Frame 1 (no input): blank canvas, image omitted
Frame 60 (no input): blank canvas, image omitted
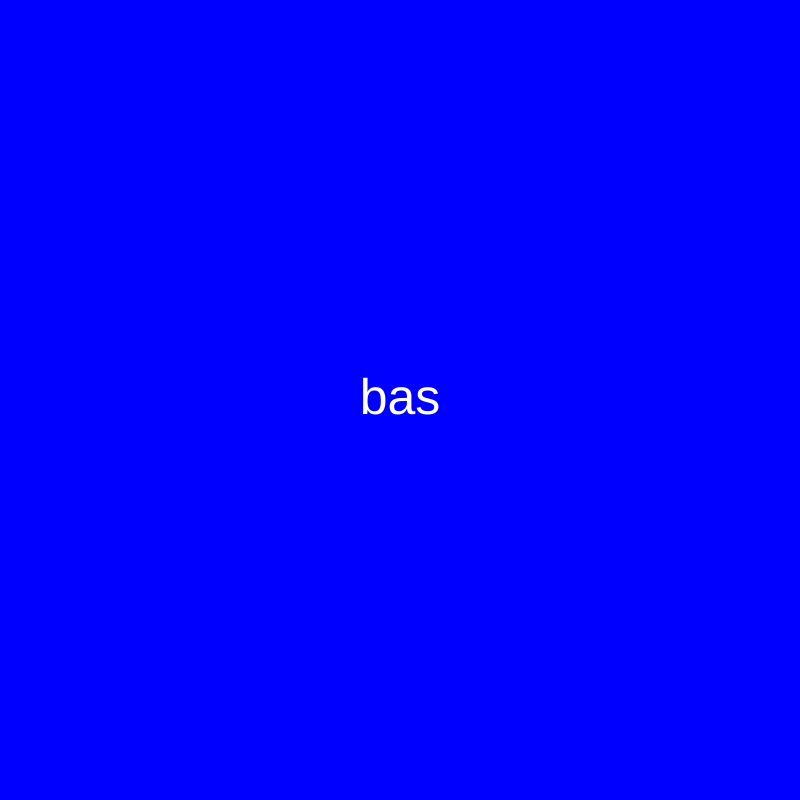
Frame 120 (the mouse pressed at the canvas centre since frame 60)

The p5.js sketch whose frames 1 and 60 were blank and that drew this single picture after the mouse press (run headless with seeded random() and noise() and a simulated clock; from frame 60 on, the mouse is pressed at the canvas centre):

// p5.js sketch
// ── sketch.js
// Generatore Random Parole. by Federico Topa in collab. con Gregorio Vaccari
// 2020 © fe-to, Daniele @Fupete and the course DSII2020 at DESIGN.unirsm 
// github.com/dsii-2020-unirsm — github.com/fupete
// Educational purposes, MIT License, 2020, San Marino



let min = 1;
let max = 4;

let vocali = ["a", "e", "i", "o", "u","y"];
let consonanti = ["b", "c", "d", "f", "g", "h", "l", "m", "n", "p", "q", "r", "s", "t", "v", "z", "x", "j"];
let parola = "";

function setup() {
  createCanvas(800, 800);
  background(0,0,255);
  textAlign(CENTER, CENTER);
  fill(255);
  textSize(50);
  text(parola, width / 2, height / 2)


}

function mousePressed() {
  background(0,0,255);
  text(parola, width / 2, height / 2);

}

function draw() {

  parola = random(consonanti);
  // lunghezza random della parola
  numero_sillabe = Math.floor(random(min, max));
  // ciclo for
  for (let i = 0; i < numero_sillabe; i++) {
    vocale_estratta = random(vocali);
    parola = parola + vocale_estratta;
    consonante_estratta = random(consonanti);
    parola = parola + consonante_estratta;
  }
}
